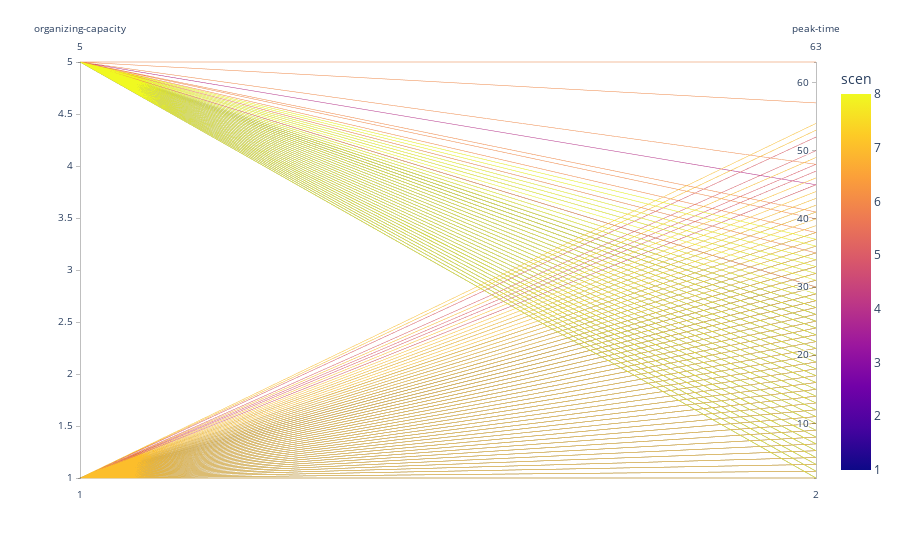

The notebook cell this image was saved under:
### Code cell
#lets run an experiment with MC 5 on a parallel axis plot
import plotly.express as px
df= pd.read_csv("mc4_org_with_metrics.csv")

#lets set up color by scenario
df["scen"] = None
for i in range(0, len(df)):
    if df["flint-organizing-strategy"].iloc[i] == "neighbors-of-neighbors":
        df["flint-organizing-strategy"].iloc[i] = 1
        if df['organizing-capacity'].iloc[i] == 1:
            df["scen"].iloc[i] = "NoN-1"
            df["scen"].iloc[i] = 1
        if df['organizing-capacity'].iloc[i] == 5:
            df["scen"].iloc[i] = "NoN-5"
            df["scen"].iloc[i] = 2
    if df["flint-organizing-strategy"].iloc[i] == "high-degree-citizens":
        df["flint-organizing-strategy"].iloc[i] = 2
        if df['organizing-capacity'].iloc[i] == 1:
            df["scen"].iloc[i] = "HDC-1"
            df["scen"].iloc[i] = 3
        if df['organizing-capacity'].iloc[i] == 5:
            df["scen"].iloc[i] = "HDC5-1"
            df["scen"].iloc[i] = 4
    if df["flint-organizing-strategy"].iloc[i] == "high-degree-media":
        df["flint-organizing-strategy"].iloc[i] = 3
        if df['organizing-capacity'].iloc[i] == 1:
            df["scen"].iloc[i] = "HDM-1"
            df["scen"].iloc[i] = 5
        if df['organizing-capacity'].iloc[i] == 5:
            df["scen"].iloc[i] = "HDM-1"
            df["scen"].iloc[i] = 6
    if df["flint-organizing-strategy"].iloc[i] == "high-degree-cit-and-media":
        df["flint-organizing-strategy"].iloc[i] = 4
        if df['organizing-capacity'].iloc[i] == 1:
            df["scen"].iloc[i] = "HDCM-1"
            df["scen"].iloc[i] = 7
        if df['organizing-capacity'].iloc[i] == 5:
            df["scen"].iloc[i] = "HDCM-5"
            df["scen"].iloc[i] = 8
            
print(df)
fig = px.parallel_coordinates(df, color="scen",
                              dimensions=['flint-organizing-strategy', 'organizing-capacity','peak-time'])
fig.show()

fig = px.parallel_coordinates(df, color="scen", labels={"flint-organizing-strategy": "Strategy",
                "organizing-capacity": "Capacity", "peak-time": "Time of peak"},
                             color_continuous_scale=px.colors.diverging.Tealrose,
                             color_continuous_midpoint=2)
fig.show()

### Figure 1 — Plotly figure (JSON) as saved in the notebook; plotly's stock layout.template omitted (floating-point values rounded to 4 significant figures; data arrays with more than 128 entries replaced by an {"elided": "..."} marker saying what was removed)
{"data": [{"dimensions": [{"label": "organizing-capacity", "values": {"elided": "8000 int values"}}, {"label": "peak-time", "values": {"elided": "8000 int values"}}], "domain": {"x": [0, 1], "y": [0, 1]}, "line": {"color": {"elided": "8000 int values"}, "coloraxis": "coloraxis"}, "name": "", "type": "parcoords"}], "layout": {"coloraxis": {"colorbar": {"title": {"text": "scen"}}, "colorscale": [[0, "#0d0887"], [0.1111, "#46039f"], [0.2222, "#7201a8"], [0.3333, "#9c179e"], [0.4444, "#bd3786"], [0.5556, "#d8576b"], [0.6667, "#ed7953"], [0.7778, "#fb9f3a"], [0.8889, "#fdca26"], [1, "#f0f921"]]}, "legend": {"tracegroupgap": 0}, "margin": {"t": 60}}}
